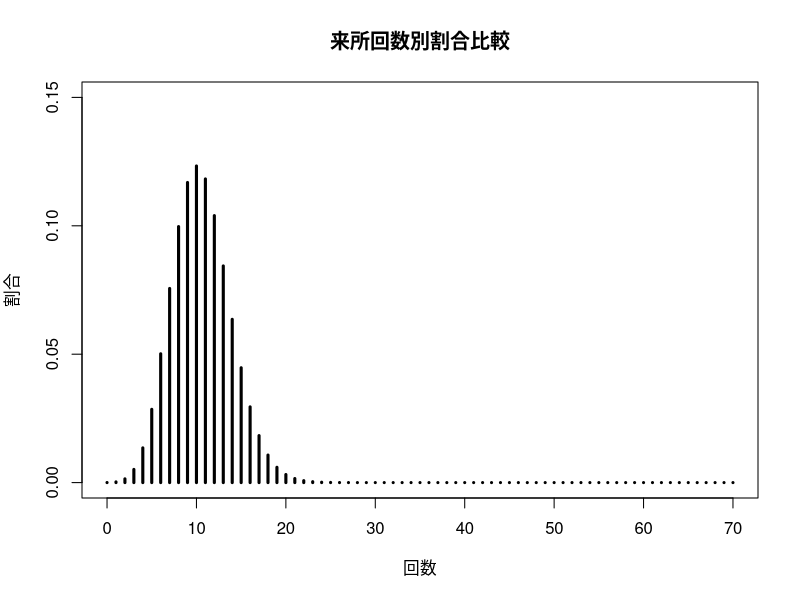
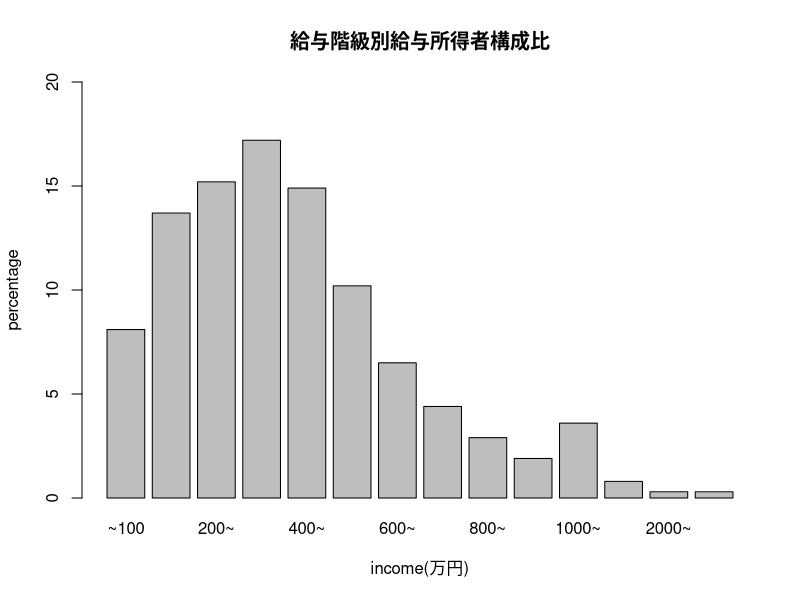

R code for these plots, in order:
# Poisson  distribution ポアソン分布
# source  https://sendai-u.repo.nii.ac.jp/?action=pages_view_main&active_action=repository_view_main_item_detail&item_id=135&item_no=1&page_id=28&block_id=36
plot(0:70, dpois(0:70, 10.55), type="h", lwd=3, main="来所回数別割合比較", xlab="回数", ylab="割合",　ylim=c(0,0.15))

# Log-normal distribution 対数正規分布
# source  https://www.nta.go.jp/publication/statistics/kokuzeicho/minkan2018/pdf/000.pdf
data=c(8.1, 13.7, 15.2, 17.2, 14.9, 10.2, 6.5, 4.4, 2.9, 1.9, 3.6, 0.8, 0.3, 0.3)
barplot(data, names.arg=c("~100","100~","200~","300~","400~","500~","600~"
                          ,"700~","800~","900~","1000~","1500~","2000~","2500~"), main="給与階級別給与所得者構成比", xlab="income(万円)", ylab="percentage", ylim=c(0,20))     
